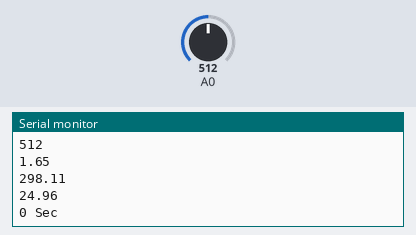
The sketch below on a simulated Arduino Uno, built with avr-gcc and run on an emulated ATmega328P. On the bench: the last lines printed to the serial monitor. The inputs (shaded band) are chosen by the test bench; at power-on: A0 = 512.

Above: at 1.3 s.
1.4 s: A0 set to 0
At 1.81 s:
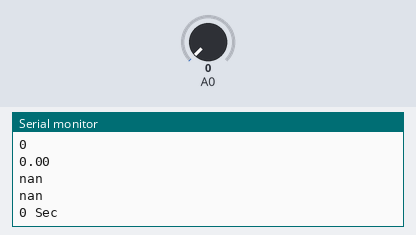
3.5 s: A0 set to 122
At 3.82 s:
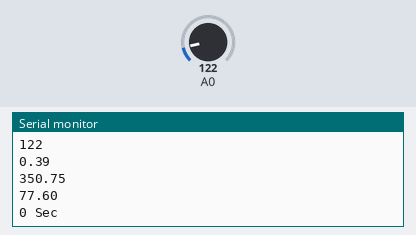
Timing chart, 0 to 6.5 s (numbered marks = the images above; inputs shaded):
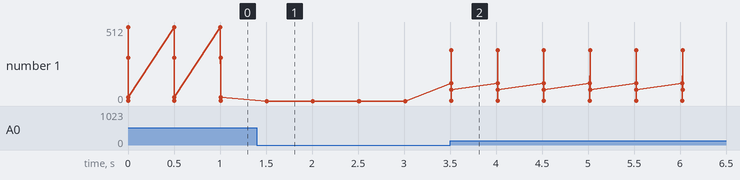

Measured:
- after the input at 1.4 s, the serial monitor: prints a new line after 0.11 s (image 1)
- after the input at 3.5 s, the serial monitor: prints a new line at once (image 2)
- plotted number 1: 0 → 77.6 after the input at 3.5 s

The sketch:

ntc10k.ino
```cpp
#include <math.h>

const int trig = 2;
const int echo = 4;
bool GetT = false;
double Temp;
static unsigned int c=1;

double GetTemp(int ch){
  int ADCdata;
  float convertVolt;
  double Rt,R_R25,ln_R;
  double T;
  float Temperature_Val;
  //double A1_Param= 335.4016,B1_Param=25.6524,C1_Param= 0.260597,D1_Param= 0.00632926;
  //double A1_Param= 0.003354016,B1_Param=0.000256524,C1_Param=0.00000260597,D1_Param=0.0000000632926;
  double A1_Param=33540.16,B1_Param=2565.24,C1_Param=26.0597,D1_Param=0.632926;//A1,B1 = * 10000000


  ADCdata = analogRead(ch);
  Serial.println(ADCdata);
  convertVolt = ADCdata*3.3/1023;
  Serial.println(convertVolt);
  Rt = 10000.0*(double)ADCdata/(1023.0-(double)ADCdata);
  //Serial.println(Rt);
  R_R25 = Rt/10000;
  //Serial.println(R_R25);
  ln_R = log(R_R25);
  //Serial.println(ln_R);
  T= A1_Param+B1_Param*ln_R+C1_Param*(pow(ln_R,2))+D1_Param*(pow(ln_R,3));
  T=T/10000000;
  T=1/T;
  Serial.println(T);
  Temperature_Val=T-273.15;
  //Temp=Temperature_Val;
  //GetT=true;
  return Temperature_Val;

}


void setup() {

  Serial.begin(115200);

}

void loop() {


  Temp = GetTemp(0);
  Serial.println(Temp);
  Serial.print(c/10);
  Serial.println(" Sec");
  delay(500);


  //Temp = GetTemp(0);
  //Serial.println(Temp);
  //delay(500);


}
```
